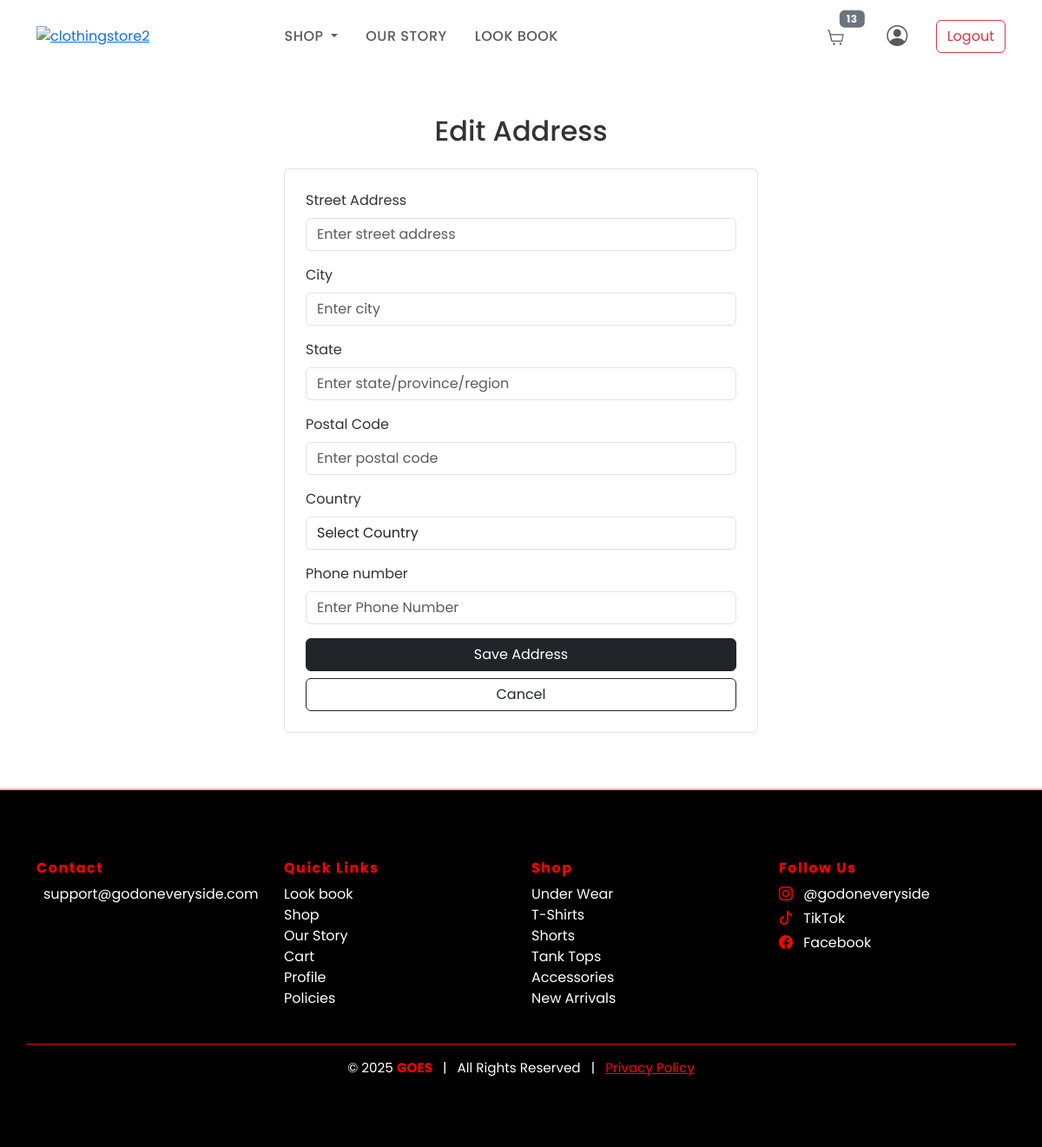
The page /edit-address/ (signed in) on the database its author committed.
### GOESApp/models.py (models this page shows, shortened)
class Address(models.Model):
    full_name = models.CharField(max_length=100, blank=True, null=True)
    street = models.CharField(max_length=255, blank=True, null=True)
    city = models.CharField(max_length=100, blank=True, null=True)
    state = models.CharField(max_length=100, blank=True, null=True)
    postal_code = models.CharField(max_length=20, blank=True, null=True)
    country = models.CharField(max_length=100, blank=True, null=True)
    phone_number = models.CharField(max_length=15, null=True, blank=True)
    class Meta:
        verbose_name = 'Address'
        verbose_name_plural = 'Addresses'

class Category(models.Model):
    name = models.CharField(max_length=100, blank=True, null=True)
    description = models.TextField(blank=True, null=True)
    class Meta:
        verbose_name = "Category"
        verbose_name_plural = "Categories"

### GOESApp/views.py (the view)
# urls.py: path('edit-address/', views.edit_address, name='edit_address'),
@login_required(login_url='/login_user')
def edit_address(request):
    categories = Category.objects.all()
    user = request.user
    address = user.address if hasattr(user, 'address') and user.address else None
    if request.method == 'POST':
        form = AddressForm(request.POST, instance=address)
        if form.is_valid():
            address = form.save()
            if not user.address:
                user.address = address
                user.save()
            messages.success(request, "Address updated successfully.")
            return redirect('profile')
        else:
            messages.error(request, "Please correct the errors in the form.")
    else:
        form = AddressForm(instance=address)
    context = {
        'form': form,
        'is_edit': address,
        'categories': categories,
    }
    return render(request, 'GOESAPP/edit_address.html', context)

### GOESApp/forms.py
class AddressForm(forms.ModelForm):
    state = forms.CharField(
        required=True,
        widget=forms.Select(attrs={'class': 'form-control'}),
    )
    def __init__(self, *args, **kwargs):
        super().__init__(*args, **kwargs)
        self.fields['state'].widget.choices = NIGERIAN_STATES
    country = forms.ChoiceField(
        choices=COUNTRIES,
        required=False,
        widget=forms.Select(attrs={'class': 'form-control'})
    )
    class Meta:
        model = Address
        fields = ['full_name', 'street', 'city', 'state', 'postal_code', 'country','phone_number']
        widgets = {
            'full_name': forms.TextInput(attrs={'class': 'form-control', 'placeholder': 'Enter full name'}),
            'street': forms.TextInput(attrs={'class': 'form-control', 'placeholder': 'Enter street address'}),
            'city': forms.TextInput(attrs={'class': 'form-control', 'placeholder': 'Enter city'}),
            'postal_code': forms.TextInput(attrs={'class': 'form-control', 'placeholder': 'Enter postal code'}),
            'phone_number': forms.TextInput(attrs={'class': 'form-control', 'placeholder': 'Enter Phone Number'}),
        }

### GOESApp/context_processors.py (called while the page is built)
def cart_item_count(request):
    count = 0
    try:
        if request.user.is_authenticated:
            cart = Cart.objects.get(user=request.user)
        else:
            session_key = request.session.session_key
            if not session_key:
                request.session.create()
            session_key = request.session.session_key
            cart = Cart.objects.get(session_key=session_key)
        if cart:
            count = sum(item.quantity for item in cart.items.all())
    except Cart.DoesNotExist:
        pass
    return {'cart_count': count}

### GOESApp/templates/GOESAPP/edit_address.html (shortened to what this page needs)
{% load static %}
<!DOCTYPE html>
<html lang="en">
<head>
  <link href="https://cdn.jsdelivr.net/npm/bootstrap@5.3.0/dist/css/bootstrap.min.css" rel="stylesheet" />
  <link href="https://cdn.jsdelivr.net/npm/bootstrap-icons@1.10.5/font/bootstrap-icons.css" rel="stylesheet" />
</head>
<body>
  <nav class="navbar navbar-expand-lg navbar-light bg-white py-3">
    <div class="container">
      <div class="mcb-column-inner mfn-module-wrapper mcb-column-inner-hh9pp43d mcb-item-header_logo-inner">
        <a class="logo-wrapper" href="{% url 'home' %}">
          <img style="width:100px;" src="{% static 'images/LOGO_20_TRANS[1].png'%}" alt="clothingstore2" />
        </a>
      </div>
      <div class="collapse navbar-collapse" id="navMenu">
        <ul class="navbar-nav mx-auto">
          <li class="nav-item dropdown">
            <a class="nav-link dropdown-toggle" href="#" id="collectionsDropdown" role="button" data-bs-toggle="dropdown" aria-expanded="false">
              Shop
            </a>
          </li>
          <li class="nav-item">
            <a class="nav-link" href="{% url 'our_story' %}">Our Story</a>
          </li>
          <li class="nav-item">
            <a class="nav-link" href="{% url 'shop' %}">Look Book</a>
          </li>
        </ul>
        <ul class="navbar-nav ms-auto align-items-center">
          {% if user.is_authenticated %}
            <li class="nav-item me-3">
              <a class="nav-link position-relative" href="{% url 'cart' %}">
                {% if cart_count > 0 %}
                  <span class="badge bg-secondary position-absolute top-0 start-100 translate-middle">{{ cart_count }}</span>
                {% endif %}
              </a>
            </li>
            <li class="nav-item me-3">
              <a class="nav-link" href="{% url 'profile' %}" title="Your Account">
                <i class="bi bi-person-circle" style="font-size: 1.5rem;"></i>
              </a>
            </li>
            <li class="nav-item">
              <a class="btn btn-outline-danger" href="{% url 'logout_user' %}">Logout</a>
            </li>
          {% endif %}
        </ul>
      </div>
    </div>
  </nav>
  <section class="container my-5">
    <h2 class="mb-4 text-center">{% if is_edit %}Edit Address{% else %}Add Address{% endif %}</h2>
    <div class="row justify-content-center">
      <div class="col-lg-6">
        <div class="border rounded p-4">
          <form method="POST">
            <div class="mb-3">
              <label for="{{ form.street.id_for_label }}" class="form-label">Street Address</label>
              {{ form.street }}
            </div>
            <div class="mb-3">
              <label for="{{ form.city.id_for_label }}" class="form-label">City</label>
              {{ form.city }}
            </div>
            <div class="mb-3">
              <label for="{{ form.state.id_for_label }}" class="form-label">State</label>
            </div>
            <div class="mb-3">
              <label for="{{ form.postal_code.id_for_label }}" class="form-label">Postal Code</label>
              {{ form.postal_code }}
            </div>
            <div class="mb-3">
              <label for="{{ form.country.id_for_label }}" class="form-label">Country</label>
              {{ form.country }}
            </div>
            <div class="md-3">
                <label for="{{ form.phone_number.id_for_label }}" class="form-label">Phone number</label>
                {{ form.phone_number }}
              </div>
            <div class="d-grid mt-3 gap-2">
              <button type="submit" class="btn btn-dark">Save Address</button>
              <a href="{% url 'profile' %}" class="btn btn-outline-dark">Cancel</a>
            </div>
          </form>
        </div>
      </div>
    </div>
  </section>
			<footer id="mfn-footer-template" class="text-white" style="background-color: #000 !important; font-family: 'Poppins', sans-serif; border-top: 2px solid  #ffb3b3;">
			<div class="container py-5">
				<div class="row gy-4">
				<div class="col-12 col-sm-6 col-md-3">
					<h6 style="color:  red; font-weight: 700; letter-spacing: 1.5px;">Contact</h6>
					<p class="mb-2" style="font-size: 1rem;">
					<a href="mailto:godoneveryside@outlook.com" class="text-white text-decoration-none">support@godoneveryside.com</a>
					</p>
					<p style="font-size: 1rem;">
					</p>
				</div>
				<div class="col-12 col-sm-6 col-md-3">
					<h6 style="color: red; font-weight: 700; letter-spacing: 1.5px;">Quick Links</h6>
					<ul class="list-unstyled" style="font-size: 1rem;">
					<li><a href="{% url 'shop' %}" class="text-white text-decoration-none">Look book</a></li>
					<li><a href="{% url 'shop' %}" class="text-white text-decoration-none">Shop</a></li>
					<li><a href="{% url 'our_story' %}" class="text-white text-decoration-none">Our Story</a></li>
					<li><a href="{% url 'cart' %}" class="text-white text-decoration-none">Cart</a></li>
					<li><a href="{% url 'profile' %}" class="text-white text-decoration-none">Profile</a></li>
					<li><a href="{% url 'policies' %}" class="text-white text-decoration-none">Policies</a></li>
					</ul>
				</div>
				<div class="col-12 col-sm-6 col-md-3">
					<h6 style="color:  red; font-weight: 700; letter-spacing: 1.5px;">Shop</h6>
					<ul class="list-unstyled" style="font-size: 1rem;">
					{% for category in categories %}
						<li><a href="{% url 'shop' %}?category={{ category.id }}" class="text-white text-decoration-none" >{{ category.name }}</a></li>
					{% empty %}
						<li class="text-muted">No collections found.</li>
					{% endfor %}
					</ul>
				</div>
				<div class="col-12 col-sm-6 col-md-3">
					<h6 style="color:  red; font-weight: 700; letter-spacing: 1.5px;">Follow Us</h6>
					<p class="mb-1" style="font-size: 1rem;">
					<i class="bi bi-instagram me-2" style="color: RED;"></i>
					<a href="https://www.instagram.com/godoneveryside/" target="_blank" class="text-white text-decoration-none">@godoneveryside</a>
					</p>
					<p class="mb-1" style="font-size: 1rem;">
					<i class="bi bi-tiktok me-2" style="color: RED;"></i>
					<a href="https://www.tiktok.com/@godoneveryside" target="_blank" class="text-white text-decoration-none">TikTok</a>
					</p>
					<p style="font-size: 1rem;">
					<i class="bi bi-facebook me-2" style="color: RED;"></i>
					<a href="https://www.facebook.com/godoneveryside" target="_blank" class="text-white text-decoration-none">Facebook</a>
					</p>
				</div>
				</div>
				<div class="row mt-4 pt-3 border-top" style="border-color:  red !important;">
				<div class="col text-center" style="font-size: 0.95rem;">
					<span>© 2025 <strong style="color:  red;">GOES</strong></span>
					<span class="mx-2">|</span>
					<span>All Rights Reserved</span>
					<span class="mx-2">|</span>
					<a href="{% url 'policies' %}" class="text-decoration-underline" style="color:  red;">Privacy Policy</a>
				</div>
				</div>
			</div>
			</footer>
</body>
</html>

### GOESApp/templates/GOESAPP/edit_address.html (style rules this page uses)
body { font-family: 'Poppins', sans-serif; color: #333; }
.btn-outline-dark { border-radius: 0.375rem; }
.nav-link { text-transform: uppercase; font-weight: 500; letter-spacing: .5px; margin: 0 .5rem; }
footer { margin-top: 4rem; padding: 2rem 0; background: #fafafa; }

### rows shown on the page
Address: country "Select Country"
Category: name "Under Wear"
Category: name "T-Shirts"
Category: name "Shorts"
Category: name "Tank Tops"
Category: name "Accessories"
Category: name "New Arrivals"

### other values the page prints
{{ cart_count }} "13"
